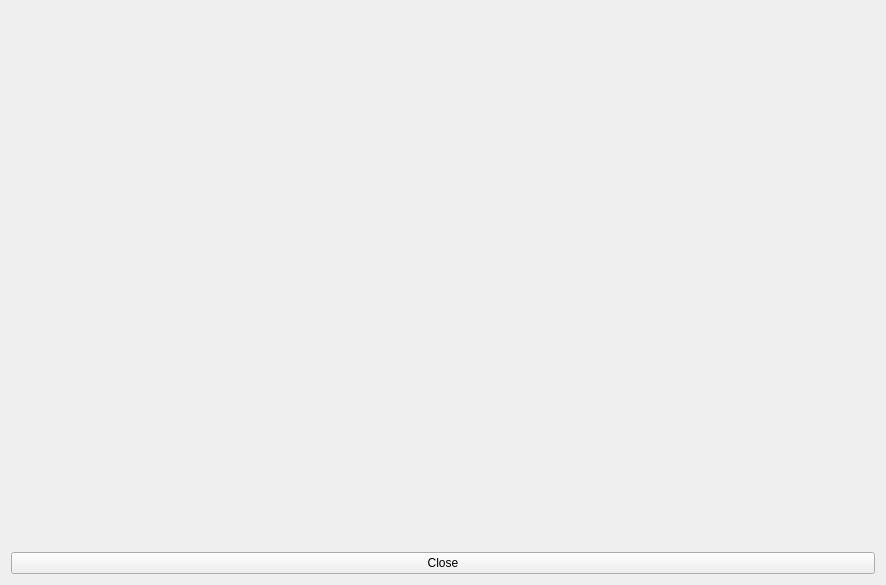
<?xml version="1.0" encoding="UTF-8"?>
<ui version="4.0">
 <class>Graph</class>
 <widget class="QWidget" name="Graph">
  <property name="geometry">
   <rect>
    <x>0</x>
    <y>0</y>
    <width>886</width>
    <height>585</height>
   </rect>
  </property>
  <property name="windowTitle">
   <string>Form</string>
  </property>
  <layout class="QVBoxLayout" name="verticalLayout">
   <item>
    <layout class="QVBoxLayout" name="verticalLayout_2">
     <item>
      <widget class="QWidget" name="_graph" native="true"/>
     </item>
    </layout>
   </item>
   <item>
    <widget class="QPushButton" name="pushButton_close">
     <property name="text">
      <string>Close</string>
     </property>
    </widget>
   </item>
  </layout>
 </widget>
 <resources/>
 <connections/>
</ui>
